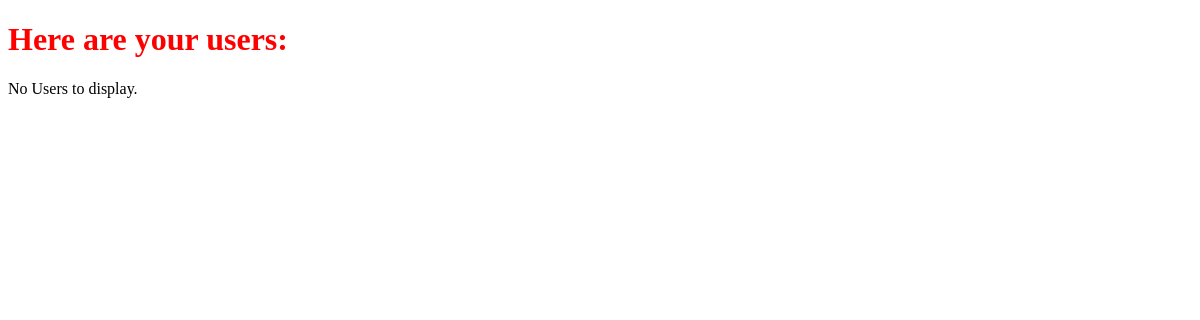
The app's page /users/, older data.
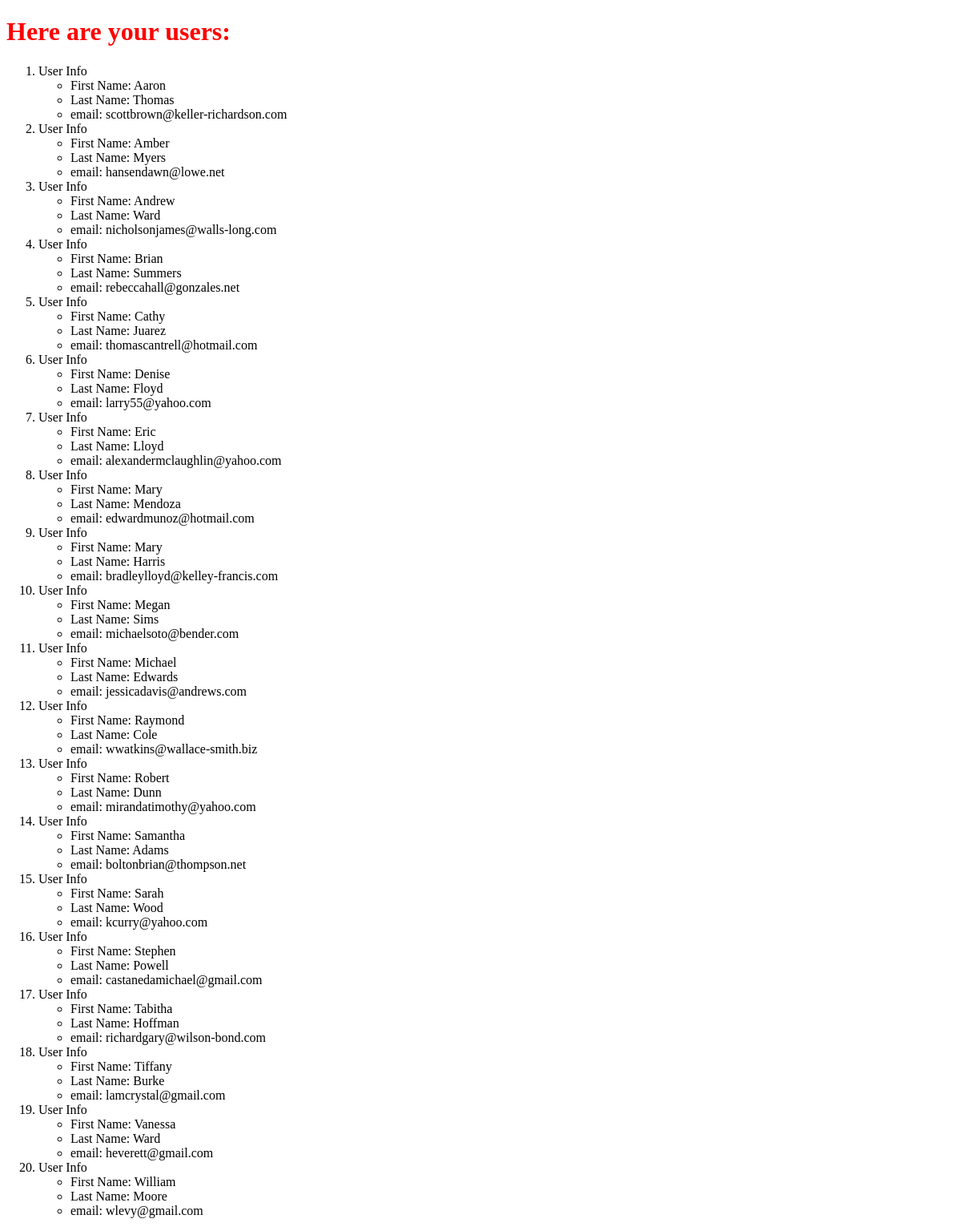
The same page, newer data.
### first_app/models.py (models this page shows, shortened)
class User(models.Model):
    first_name = models.CharField(max_length=100, unique=False)
    last_name = models.CharField(max_length=200, unique=False)
    email = models.EmailField()

### first_app/views.py (the view)
# urls.py: url(r'^users/$', views.users, name="users"),
def users(request):
    users_list = User.objects.order_by('first_name')
    users_dict = { 'user_records': users_list }
    return render(request, 'first_app/users.html', context=users_dict)

### templates/first_app/users.html (shortened to what this page needs)
<!DOCTYPE html>
{% load staticfiles %}
<html>
  <head>
    <link rel="stylesheet" href="{% static "css/mystyle.css" %}">
  </head>
  <body>
    <h1>Here are your users:</h1>
    {% if user_records %}
    <ol>
      {% for user in user_records %}
        <li>User Info</li>
        <ul>
          <li>First Name: {{ user.first_name }}</li>
          <li>Last Name: {{ user.last_name }}</li>
          <li>email: {{ user.email }}</li>
        </ul>
      {% endfor %}
    </ol>
    {% else %}
    <p>No Users to display.</p>
    {% endif %}
  </body>
</html>

### static/css/mystyle.css (style rules this page uses)
h1 { color: red; }

Row changes from the older to the newer data that the page shows:
added User: first_name "Aaron", last_name "Thomas", email "scottbrown@keller-richardson.com"
added User: first_name "Amber", last_name "Myers", email "hansendawn@lowe.net"
added User: first_name "Andrew", last_name "Ward", email "nicholsonjames@walls-long.com"
added User: first_name "Brian", last_name "Summers", email "rebeccahall@gonzales.net"
added User: first_name "Cathy", last_name "Juarez", email "thomascantrell@hotmail.com"
added User: first_name "Denise", last_name "Floyd", email "larry55@yahoo.com"
added User: first_name "Eric", last_name "Lloyd", email "alexandermclaughlin@yahoo.com"
added User: first_name "Mary", last_name "Mendoza", email "edwardmunoz@hotmail.com"
added User: first_name "Mary", last_name "Harris", email "bradleylloyd@kelley-francis.com"
added User: first_name "Megan", last_name "Sims", email "michaelsoto@bender.com"
added User: first_name "Michael", last_name "Edwards", email "jessicadavis@andrews.com"
added User: first_name "Raymond", last_name "Cole", email "wwatkins@wallace-smith.biz"
added User: first_name "Robert", last_name "Dunn", email "mirandatimothy@yahoo.com"
added User: first_name "Samantha", last_name "Adams", email "boltonbrian@thompson.net"
added User: first_name "Sarah", last_name "Wood", email "kcurry@yahoo.com"
added User: first_name "Stephen", last_name "Powell", email "castanedamichael@gmail.com"
added User: first_name "Tabitha", last_name "Hoffman", email "richardgary@wilson-bond.com"
added User: first_name "Tiffany", last_name "Burke", email "lamcrystal@gmail.com"
added User: first_name "Vanessa", last_name "Ward", email "heverett@gmail.com"
added User: first_name "William", last_name "Moore", email "wlevy@gmail.com"
Text that changed along with them:
text no longer shown: "No Users to display."
